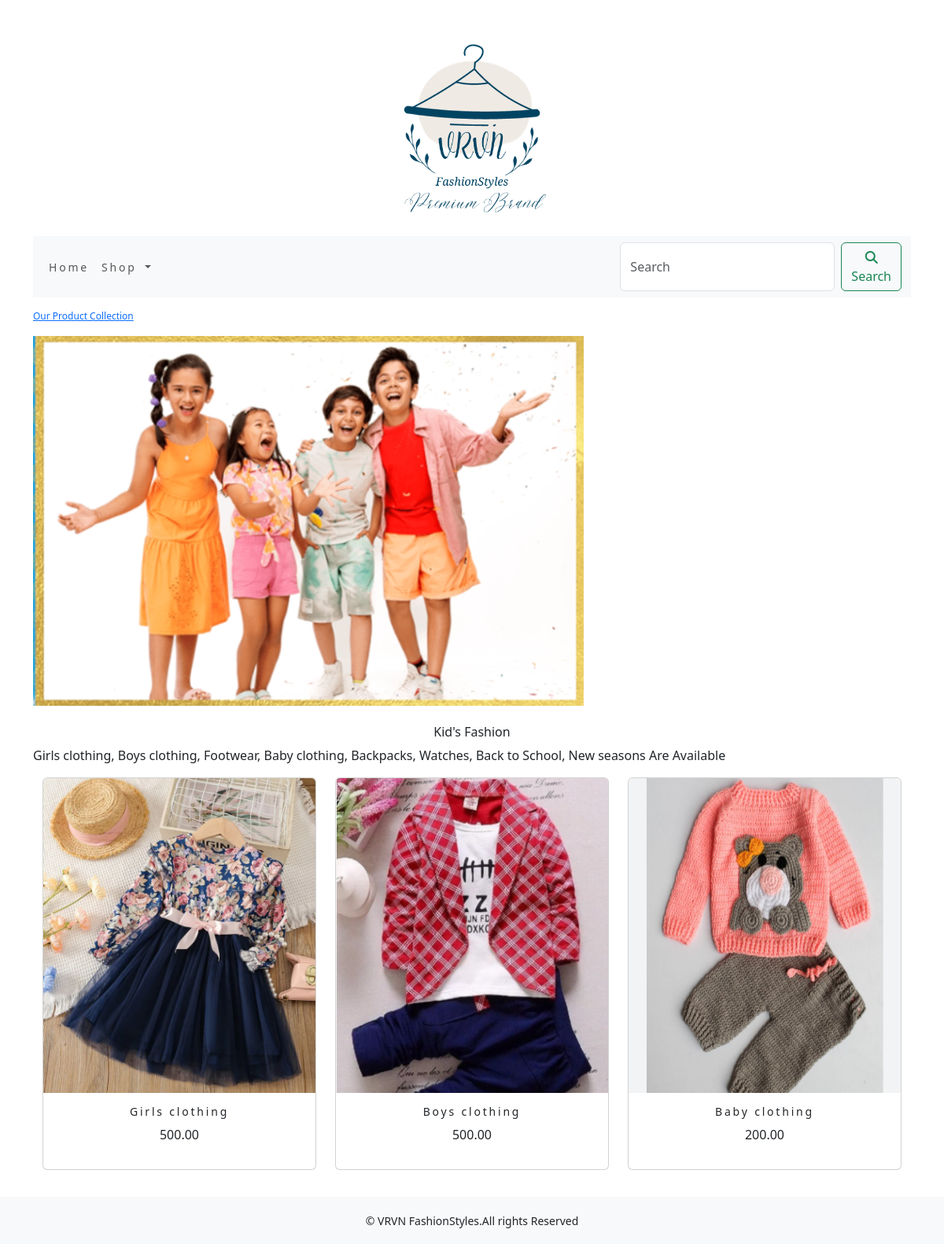
The app's page /shop/kids-fashion/ with its own data.
### shop/models.py (models this page shows, shortened)
class Category(models.Model):
    name=models.CharField(max_length=250,unique=True)
    slug=models.SlugField(max_length=250,unique=True)
    description=models.TextField(blank=True)
    image=models.ImageField(upload_to='category',blank=True)
    class meta:
        ordering=('name',)
        verbose_name='category'
        verbose_name_plural='categories'
    def get_url(self):
        return reverse('shop:products_by_category',args=[self.slug])

class Product(models.Model):
    name=models.CharField(max_length=250,unique=True)
    slug = models.SlugField(max_length=250, unique=True)
    description=models.TextField(blank=True)
    price=models.DecimalField(max_digits=1000,decimal_places=2)
    category=models.ForeignKey(Category,on_delete=models.CASCADE)
    image=models.ImageField(upload_to='product',blank=True)
    stock=models.IntegerField()
    available=models.BooleanField(default=True)
    created=models.DateTimeField(auto_now_add=True)
    updated=models.DateTimeField(auto_now=True)
    class meta:
        ordering = ('name',)
        verbose_name = 'product'
        verbose_name_plural = 'products'
    def get_url(self):
        return reverse('shop:prodCatdetail',args=[self.category.slug,self.slug])

### shop/views.py (the view)
# urls.py: path('',views.allProdCat,name='allProdCat'),
def allProdCat(request,c_slug=None):
    c_page=None
    products_list=None
    if c_slug!=None:
        c_page=get_object_or_404(Category,slug=c_slug)
        products_list=Product.objects.all().filter(category=c_page,available=True)
    else:
        products_list=Product.objects.all().filter(available=True)
    paginator=Paginator(products_list,6)
    try:
        page=int(request.GET.get('page','1'))
    except:
        page=1
    try:
        products=paginator.page(page)
    except(EmptyPage,InvalidPage):
        products=paginator.page(paginator.num_pages)
    return render(request,"category.html",{'category':c_page,'products':products})

### cart/context_processors.py (called while the page is built)
def counter(request):
    item_count=0
    if 'admin' in request.path:
        return {}
    else:
        try:
            cart=Cart.objects.filter(cart_id=_cart_id(request))
            car_item=CartItem.objects.all().filter(cart=cart[:1])
            for cart_item in car_item:
                item_count += cart_item.quantity
        except Cart.DoesNotExist:
            item_count=0
    return  dict(item_count=item_count)

### cart/views.py (called while the page is built)
def _cart_id(request):
    cart=request.session.session_key
    if not cart:
        cart=request.session.create()
    return cart

### shop/context_processors.py (called while the page is built)
def menu_links(request):
    links=Category.objects.all()
    return dict(links=links)

### template/category.html (shortened to what this page needs)
{% extends 'base.html' %}
{% load static %}
{% block content %}
    {% if category %}
        <div>
            <div class="row my_row_class">
                <div class="mx_auto">
                <p><a href="{% url 'shop:allProdCat' %}">Our Product Collection</a></p>
            </div>
                </div>
        </div>
    {% endif %}
<div class="mx_auto">
    {% if category %}
        <img class="my_image" src="{{category.image.url}}" alt="{{category.name}}">
</div>
    <br>
<div>
        <h1 class="text-center my_title">{{category.name}}</h1>
        <p class="text-justify">{{category.description}}</p>
</div>
    {% endif %}
<div class="container">
    <div class="row mx_auto">
        {% for product in products.object_list %}
        <div class="my_bottom_margin col-9 col-sm-12 col-md-4 col-md-12 col-lg-4">
            <div class="card text-center" style="min-width:18rem;">
                <a href="{{product.get_url}}"><img class="card-img-top" src="{{product.image.url}}" alt="{{ product.name }}" width="400" height="400"></a>
            <div class="card-body">
                <h4>{{product.name}}</h4>
                <p>{{product.price}}</p>
            </div>
            </div>
        </div>
        {% endfor %}
    </div>
    <br>
</div>
{% endblock %}

### static/css/custom.css (style rules this page uses)
.my_row_class { padding-top : 15px; }
.my_row_class .mx_auto { color:#000; font-size: 12px; }
.my_image { width:700px; height:auto; }
.my_title { font-size:16px; text_transform:uppercase; letter spacing:.2em; }
.my_bottom_margin { margin-bottom: 10px; }
.card-body h4 { font-size:14px; text_transform:uppercase; letter-spacing:.2em }

### records on screen
Category: image (picture), name "Kid's Fashion", description "Girls clothing, Boys clothing, Footwear, Baby clothing, Backpacks, Watches, Back to School, New seasons Are Available"
Product: image (picture), name "Girls clothing", price "500.00"
Product: image (picture), name "Boys clothing", price "500.00"
Product: image (picture), name "Baby clothing", price "200.00"
